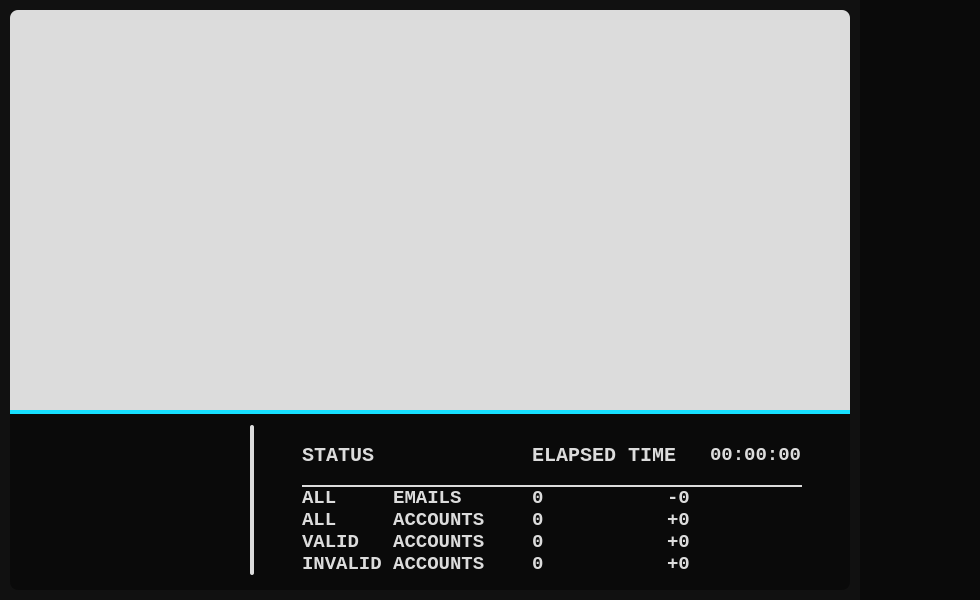
<?xml version="1.0" encoding="UTF-8"?>
<ui version="4.0">
 <class>MainWindow</class>
 <widget class="QMainWindow" name="MainWindow">
  <property name="geometry">
   <rect>
    <x>0</x>
    <y>0</y>
    <width>980</width>
    <height>600</height>
   </rect>
  </property>
  <property name="minimumSize">
   <size>
    <width>980</width>
    <height>600</height>
   </size>
  </property>
  <property name="maximumSize">
   <size>
    <width>980</width>
    <height>600</height>
   </size>
  </property>
  <property name="mouseTracking">
   <bool>false</bool>
  </property>
  <property name="windowTitle">
   <string>SpectralX</string>
  </property>
  <property name="windowIcon">
   <iconset resource="resources.qrc">
    <normaloff>:/images/icons/account.png</normaloff>:/images/icons/account.png</iconset>
  </property>
  <property name="styleSheet">
   <string notr="true">* {
	font-family: Consolas;
	font-weight: bold;
	color: #dcdcdc;
}

QMainWindow, QWidget {
	background-color: #111111;
}

QPushButton {
    background-color: #16e0ff;
    border: none;
    border-radius: 4px;
    color: black;
	font-size: 16px;
    padding: 10px 20px;
}

QPushButton:hover {
    background-color: #00b3b3;
}

QPushButton:pressed {
    background-color: #008080;
}

QSlider::groove:horizontal {
    border: none;
    height: 4px;
    background-color: #dcdcdc;
    border-radius: 2px;
}

QSlider::handle:horizontal {
    background-color: #16e0ff;
    border: none;
    width: 12px;
    height: 12px;
    margin: -4px 0;
    border-radius: 2px;
	transition: 1s;
}

QSlider::sub-page:horizontal {
    background-color: #16e0ff;
    border: none;
    border-radius: 3px;
}

#sidebar {
	background-color: #0c0c0c;
}

#sidebar QLabel:hover {
	background-color: white;
}







</string>
  </property>
  <widget class="QWidget" name="centralwidget">
   <widget class="QTextEdit" name="logs_textEdit">
    <property name="geometry">
     <rect>
      <x>10</x>
      <y>10</y>
      <width>840</width>
      <height>400</height>
     </rect>
    </property>
    <property name="minimumSize">
     <size>
      <width>840</width>
      <height>400</height>
     </size>
    </property>
    <property name="maximumSize">
     <size>
      <width>840</width>
      <height>400</height>
     </size>
    </property>
    <property name="font">
     <font>
      <family>Consolas</family>
      <pointsize>-1</pointsize>
      <bold>true</bold>
     </font>
    </property>
    <property name="cursor" stdset="0">
     <cursorShape>ArrowCursor</cursorShape>
    </property>
    <property name="autoFillBackground">
     <bool>false</bool>
    </property>
    <property name="styleSheet">
     <string notr="true">#logs_textEdit {
	background-color: #dcdcdc;
	font-size: 18px;
	border: none;
	border-top-left-radius: 8px;
	border-top-right-radius: 8px;
	color: #111111;
}

QScrollBar:vertical {
    border: none;
    background: #dcdcdc;
    width: 15px;
    margin: 15px 0 15px 0;
}
    
QScrollBar::handle:vertical {
    background: #16e0ff;
    min-height: 20px;
}
    
QScrollBar::add-line:vertical,
QScrollBar::sub-line:vertical {
    background: #dcdcdc;
}
    
QScrollBar::add-page:vertical,
QScrollBar::sub-page:vertical {
	background: #dcdcdc;
}</string>
    </property>
    <property name="readOnly">
     <bool>true</bool>
    </property>
    <property name="html">
     <string>&lt;!DOCTYPE HTML PUBLIC &quot;-//W3C//DTD HTML 4.0//EN&quot; &quot;http://www.w3.org/TR/REC-html40/strict.dtd&quot;&gt;
&lt;html&gt;&lt;head&gt;&lt;meta name=&quot;qrichtext&quot; content=&quot;1&quot; /&gt;&lt;meta charset=&quot;utf-8&quot; /&gt;&lt;style type=&quot;text/css&quot;&gt;
p, li { white-space: pre-wrap; }
hr { height: 1px; border-width: 0; }
li.unchecked::marker { content: &quot;\2610&quot;; }
li.checked::marker { content: &quot;\2612&quot;; }
&lt;/style&gt;&lt;/head&gt;&lt;body style=&quot; font-family:'Consolas'; font-size:18px; font-weight:700; font-style:normal;&quot;&gt;
&lt;p style=&quot;-qt-paragraph-type:empty; margin-top:0px; margin-bottom:0px; margin-left:0px; margin-right:0px; -qt-block-indent:0; text-indent:0px; font-weight:800;&quot;&gt;&lt;br /&gt;&lt;/p&gt;&lt;/body&gt;&lt;/html&gt;</string>
    </property>
   </widget>
   <widget class="QWidget" name="sidebar" native="true">
    <property name="geometry">
     <rect>
      <x>860</x>
      <y>0</y>
      <width>120</width>
      <height>600</height>
     </rect>
    </property>
    <property name="minimumSize">
     <size>
      <width>120</width>
      <height>600</height>
     </size>
    </property>
    <property name="maximumSize">
     <size>
      <width>120</width>
      <height>600</height>
     </size>
    </property>
    <property name="styleSheet">
     <string notr="true">#sidebar {
	background-color: #0a0a0a;
}

#sidebar QLabel {
	background-position: center;
	background-repeat: no-repeat;
	background-origin: content;
	background-color: #0a0a0a;
}

#sidebar QLabel:hover {
	border-radius: 42px;
	background-color: #1a1a1a;
}

</string>
    </property>
    <layout class="QGridLayout" name="gridLayout">
     <item row="1" column="0">
      <widget class="QLabel" name="start_label">
       <property name="minimumSize">
        <size>
         <width>84</width>
         <height>84</height>
        </size>
       </property>
       <property name="maximumSize">
        <size>
         <width>84</width>
         <height>84</height>
        </size>
       </property>
       <property name="autoFillBackground">
        <bool>false</bool>
       </property>
       <property name="styleSheet">
        <string notr="true">background-image: url(:/images/icons/star.png);</string>
       </property>
       <property name="text">
        <string/>
       </property>
      </widget>
     </item>
     <item row="5" column="0">
      <widget class="QLabel" name="exit_label">
       <property name="minimumSize">
        <size>
         <width>84</width>
         <height>84</height>
        </size>
       </property>
       <property name="maximumSize">
        <size>
         <width>84</width>
         <height>84</height>
        </size>
       </property>
       <property name="autoFillBackground">
        <bool>false</bool>
       </property>
       <property name="styleSheet">
        <string notr="true">background-image: url(:/images/icons/block.png);</string>
       </property>
       <property name="text">
        <string/>
       </property>
      </widget>
     </item>
     <item row="3" column="0">
      <widget class="QLabel" name="settings_label">
       <property name="minimumSize">
        <size>
         <width>84</width>
         <height>84</height>
        </size>
       </property>
       <property name="maximumSize">
        <size>
         <width>84</width>
         <height>84</height>
        </size>
       </property>
       <property name="autoFillBackground">
        <bool>false</bool>
       </property>
       <property name="styleSheet">
        <string notr="true">background-image: url(:/images/icons/setting.png);</string>
       </property>
       <property name="text">
        <string/>
       </property>
      </widget>
     </item>
     <item row="2" column="0">
      <widget class="QLabel" name="logs_label">
       <property name="sizePolicy">
        <sizepolicy hsizetype="Preferred" vsizetype="Preferred">
         <horstretch>0</horstretch>
         <verstretch>0</verstretch>
        </sizepolicy>
       </property>
       <property name="minimumSize">
        <size>
         <width>84</width>
         <height>84</height>
        </size>
       </property>
       <property name="maximumSize">
        <size>
         <width>84</width>
         <height>84</height>
        </size>
       </property>
       <property name="autoFillBackground">
        <bool>false</bool>
       </property>
       <property name="styleSheet">
        <string notr="true">background-image: url(:/images/icons/file.png);</string>
       </property>
       <property name="text">
        <string/>
       </property>
      </widget>
     </item>
    </layout>
   </widget>
   <widget class="QWidget" name="logs_bar" native="true">
    <property name="geometry">
     <rect>
      <x>10</x>
      <y>410</y>
      <width>840</width>
      <height>180</height>
     </rect>
    </property>
    <property name="sizePolicy">
     <sizepolicy hsizetype="Expanding" vsizetype="Expanding">
      <horstretch>0</horstretch>
      <verstretch>0</verstretch>
     </sizepolicy>
    </property>
    <property name="minimumSize">
     <size>
      <width>840</width>
      <height>180</height>
     </size>
    </property>
    <property name="maximumSize">
     <size>
      <width>840</width>
      <height>180</height>
     </size>
    </property>
    <property name="styleSheet">
     <string notr="true">#logs_bar {
	border-top: 4px solid #16e0ff;
	border-bottom-left-radius: 8px;
	border-bottom-right-radius: 8px;
	background-color: #0a0a0a;
}

#logs_bar QLabel {
	background-position: center;
	background-repeat: no-repeat;
	background-origin: content;
	background-color: #0a0a0a;
}

#logs_bar #delete_label:hover, #save_label:hover {
	border-radius: 24px;
	background-color: #1a1a1a;
}</string>
    </property>
    <layout class="QGridLayout" name="gridLayout_2">
     <item row="0" column="1">
      <widget class="QLabel" name="delete_label">
       <property name="minimumSize">
        <size>
         <width>48</width>
         <height>48</height>
        </size>
       </property>
       <property name="maximumSize">
        <size>
         <width>48</width>
         <height>48</height>
        </size>
       </property>
       <property name="autoFillBackground">
        <bool>false</bool>
       </property>
       <property name="styleSheet">
        <string notr="true">background-image: url(:/images/icons/delete.png);</string>
       </property>
       <property name="text">
        <string/>
       </property>
      </widget>
     </item>
     <item row="0" column="0">
      <widget class="QLabel" name="save_label">
       <property name="minimumSize">
        <size>
         <width>48</width>
         <height>48</height>
        </size>
       </property>
       <property name="maximumSize">
        <size>
         <width>48</width>
         <height>48</height>
        </size>
       </property>
       <property name="autoFillBackground">
        <bool>false</bool>
       </property>
       <property name="styleSheet">
        <string notr="true">background-image: url(:/images/icons/save.png);</string>
       </property>
       <property name="text">
        <string/>
       </property>
      </widget>
     </item>
     <item row="0" column="2">
      <widget class="QLabel" name="devider1">
       <property name="sizePolicy">
        <sizepolicy hsizetype="Preferred" vsizetype="Preferred">
         <horstretch>0</horstretch>
         <verstretch>0</verstretch>
        </sizepolicy>
       </property>
       <property name="minimumSize">
        <size>
         <width>4</width>
         <height>150</height>
        </size>
       </property>
       <property name="maximumSize">
        <size>
         <width>4</width>
         <height>150</height>
        </size>
       </property>
       <property name="styleSheet">
        <string notr="true">#devider1 {
	border-radius: 2px;
	background-color: #dcdcdc;
}</string>
       </property>
       <property name="text">
        <string/>
       </property>
      </widget>
     </item>
     <item row="0" column="3">
      <widget class="QWidget" name="status" native="true">
       <property name="sizePolicy">
        <sizepolicy hsizetype="Preferred" vsizetype="Preferred">
         <horstretch>0</horstretch>
         <verstretch>0</verstretch>
        </sizepolicy>
       </property>
       <property name="minimumSize">
        <size>
         <width>500</width>
         <height>0</height>
        </size>
       </property>
       <property name="maximumSize">
        <size>
         <width>420</width>
         <height>16777215</height>
        </size>
       </property>
       <property name="styleSheet">
        <string notr="true">#status {
	background-color: #0a0a0a;
}

#status QLabel {
	font-size: 19px;
}
</string>
       </property>
       <layout class="QGridLayout" name="gridLayout_3">
        <item row="0" column="0">
         <layout class="QVBoxLayout" name="verticalLayout">
          <item>
           <layout class="QHBoxLayout" name="horizontalLayout">
            <item>
             <widget class="QLabel" name="status_label">
              <property name="minimumSize">
               <size>
                <width>230</width>
                <height>0</height>
               </size>
              </property>
              <property name="maximumSize">
               <size>
                <width>230</width>
                <height>16777215</height>
               </size>
              </property>
              <property name="styleSheet">
               <string notr="true">font-size: 20px;</string>
              </property>
              <property name="text">
               <string>STATUS</string>
              </property>
             </widget>
            </item>
            <item>
             <widget class="QLabel" name="passed_time_label">
              <property name="minimumSize">
               <size>
                <width>0</width>
                <height>0</height>
               </size>
              </property>
              <property name="styleSheet">
               <string notr="true">font-size: 20px;</string>
              </property>
              <property name="text">
               <string>ELAPSED TIME</string>
              </property>
             </widget>
            </item>
            <item alignment="Qt::AlignRight">
             <widget class="QLabel" name="time_label">
              <property name="text">
               <string>00:00:00</string>
              </property>
             </widget>
            </item>
           </layout>
          </item>
          <item>
           <widget class="QLabel" name="devider2">
            <property name="minimumSize">
             <size>
              <width>0</width>
              <height>2</height>
             </size>
            </property>
            <property name="maximumSize">
             <size>
              <width>16777215</width>
              <height>2</height>
             </size>
            </property>
            <property name="styleSheet">
             <string notr="true">background-color: #dcdcdc;</string>
            </property>
            <property name="text">
             <string/>
            </property>
           </widget>
          </item>
          <item>
           <layout class="QHBoxLayout" name="horizontalLayout_4">
            <item>
             <layout class="QHBoxLayout" name="horizontalLayout_2">
              <property name="sizeConstraint">
               <enum>QLayout::SetDefaultConstraint</enum>
              </property>
              <item>
               <widget class="QLabel" name="status_data">
                <property name="enabled">
                 <bool>true</bool>
                </property>
                <property name="minimumSize">
                 <size>
                  <width>230</width>
                  <height>0</height>
                 </size>
                </property>
                <property name="maximumSize">
                 <size>
                  <width>230</width>
                  <height>16777215</height>
                 </size>
                </property>
                <property name="layoutDirection">
                 <enum>Qt::LeftToRight</enum>
                </property>
                <property name="styleSheet">
                 <string notr="true"/>
                </property>
                <property name="text">
                 <string>ALL     EMAILS
ALL     ACCOUNTS
VALID   ACCOUNTS
INVALID ACCOUNTS</string>
                </property>
               </widget>
              </item>
             </layout>
            </item>
            <item>
             <layout class="QHBoxLayout" name="horizontalLayout_3">
              <item>
               <widget class="QLabel" name="status_value">
                <property name="enabled">
                 <bool>true</bool>
                </property>
                <property name="minimumSize">
                 <size>
                  <width>0</width>
                  <height>0</height>
                 </size>
                </property>
                <property name="layoutDirection">
                 <enum>Qt::LeftToRight</enum>
                </property>
                <property name="styleSheet">
                 <string notr="true"/>
                </property>
                <property name="text">
                 <string>0
0
0
0</string>
                </property>
               </widget>
              </item>
              <item>
               <widget class="QLabel" name="status_changed_value">
                <property name="minimumSize">
                 <size>
                  <width>0</width>
                  <height>0</height>
                 </size>
                </property>
                <property name="text">
                 <string>-0
+0
+0
+0</string>
                </property>
               </widget>
              </item>
             </layout>
            </item>
           </layout>
          </item>
         </layout>
        </item>
       </layout>
      </widget>
     </item>
    </layout>
   </widget>
   <zorder>sidebar</zorder>
   <zorder>logs_textEdit</zorder>
   <zorder>logs_bar</zorder>
  </widget>
 </widget>
 <layoutdefault spacing="0" margin="0"/>
 <resources>
  <include location="resources.qrc"/>
 </resources>
 <connections/>
 <designerdata>
  <property name="gridDeltaX">
   <number>2</number>
  </property>
  <property name="gridDeltaY">
   <number>2</number>
  </property>
  <property name="gridSnapX">
   <bool>true</bool>
  </property>
  <property name="gridSnapY">
   <bool>true</bool>
  </property>
  <property name="gridVisible">
   <bool>false</bool>
  </property>
 </designerdata>
</ui>
